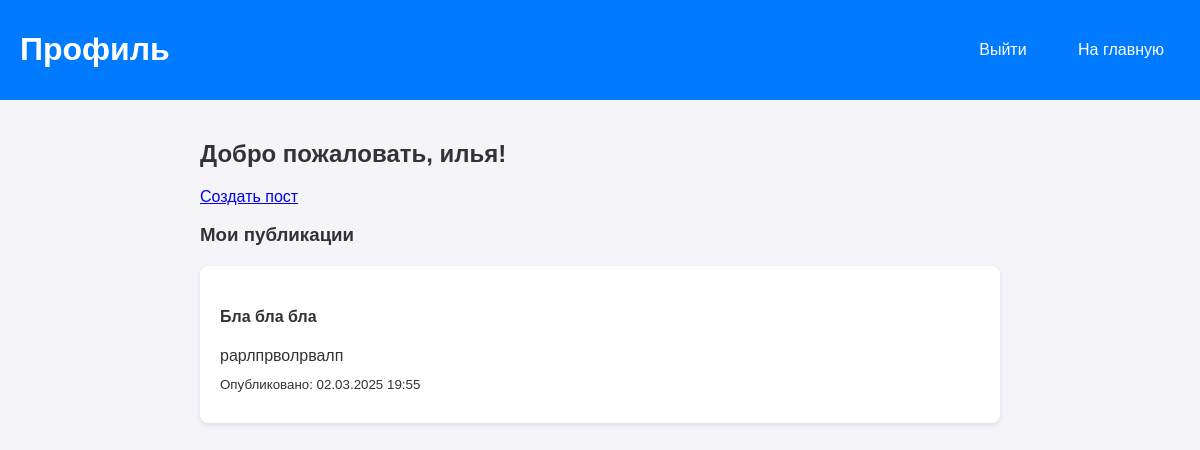
Screenshot of /profile (signed in) with the database file from the repository.
### tables this page shows
CREATE TABLE user (
            id INTEGER PRIMARY KEY,
            username TEXT UNIQUE,
            password TEXT
        );

CREATE TABLE post (
            id INTEGER PRIMARY KEY,
            title TEXT,
            text TEXT,
            at_publish TEXT,
            author_id INTEGER
        );

### main(run this file).py (the view)
@app.route("/profile")
def profile_page():
    username = session.get("username", None)
    if not username:
        return redirect('/login')
    user = User.get_user_by_username(username)
    posts = Post.get_by_author(user.id)
    return render_template("profile.html", user=user, posts=posts)

### post.py (called while the page is built)
    @staticmethod
    def get_by_author(author_id):
        SQL = """
            SELECT post.*, user.username as author_name
            FROM post
            JOIN user ON post.author_id = user.id
            WHERE author_id = ?
        """
        con = sqlite3.connect(db_name)
        q = con.execute(SQL, [author_id])
        data = q.fetchall()
        return [Post(*row) for row in data]

### user.py (called while the page is built)
    @staticmethod
    def get_user_by_username(username):
        SQL = """
            SELECT * FROM user
            WHERE username = ?
        """
        con = sqlite3.connect(db_name)
        q = con.execute(SQL, [username])
        data = q.fetchone()
        if not data:
            return None
        return User(*data)

### templates/profile.html (shortened to what this page needs)
<!DOCTYPE html>
<html lang="en">
<head>
    <link rel="stylesheet" href="{{ url_for('static', filename='styles.css') }}">
</head>
<body>
    <div class="navbar">
        <h1>Профиль</h1>
        <div>
            <a href="/logout">Выйти</a>
            <a href="/">На главную</a>
        </div>
    </div>
    <div class="container">
        <h2>Добро пожаловать, {{ user.username }}!</h2>
        <a href="/create_post" class="button">Создать пост</a>
        <h3>Мои публикации</h3>
        {% for post in posts %}
            <div class="post">
                <h4>{{ post.title }}</h4>
                <p>{{ post.text }}</p>
                <p><small>Опубликовано: {{ post.at_publish }}</small></p>
            </div>
        {% endfor %}
    </div>
</body>
</html>

### static/styles.css (style rules this page uses)
:root { --bg-color: #f4f4f9; --text-color: #333; --navbar-bg: #007BFF; --navbar-text: white; --post-bg: white; --post-shadow: 0 2px 4px rgba(0, 0, 0, 0.1); --input-bg: white; --input-border: #ddd; --button-bg: #007BFF; --button-hover: #0056b3; --toggle-bg: #ccc; --toggle-slider: white; --chat-bg: #e5e5ea; --chat-user-bg: #007BFF; --chat-user-text: white; --chat-other-bg: #f1f1f1; --chat-other-text: #333; }
body { font-family: Arial, sans-serif; margin: 0; padding: 0; background-color: var(--bg-color); color: var(--text-color); transition: background-color 0.3s, color 0.3s; }
.container { max-width: 800px; margin: 0 auto; padding: 20px; }
.navbar { background-color: var(--navbar-bg); padding: 10px 20px; color: var(--navbar-text); display: flex; justify-content: space-between; align-items: center; }
.navbar a { color: var(--navbar-text); margin-left: 15px; text-decoration: none; padding: 8px 16px; border-radius: 4px; background-color: var(--button-bg); transition: background-color 0.3s; }
.post { background-color: var(--post-bg); padding: 20px; margin: 20px 0; border-radius: 8px; box-shadow: var(--post-shadow); transition: background-color 0.3s, box-shadow 0.3s; }
.post p { margin: 10px 0; }

### rows the page displays
user: username "илья"
post: title "Бла бла бла", text "рарлпрволрвалп", at_publish "02.03.2025 19:55"
